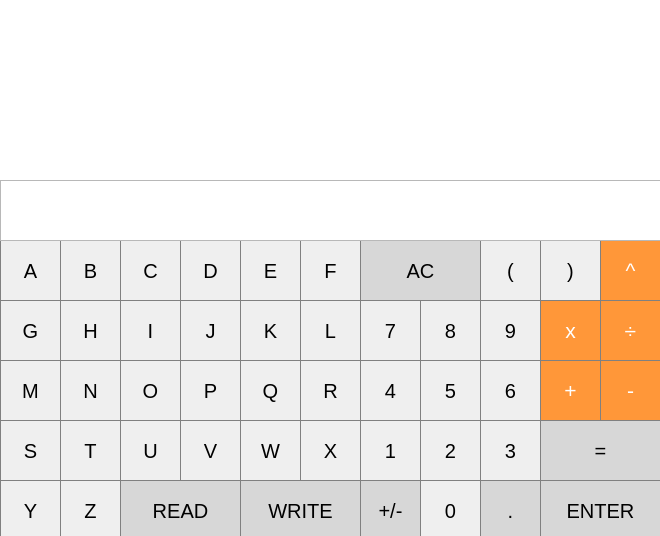
<?xml version="1.0" encoding="UTF-8"?>
<ui version="4.0">
 <class>MainWindow</class>
 <widget class="QMainWindow" name="MainWindow">
  <property name="geometry">
   <rect>
    <x>0</x>
    <y>0</y>
    <width>660</width>
    <height>536</height>
   </rect>
  </property>
  <property name="windowTitle">
   <string>MainWindow</string>
  </property>
  <widget class="QWidget" name="centralWidget">
   <widget class="QPushButton" name="equalsbutton">
    <property name="geometry">
     <rect>
      <x>540</x>
      <y>420</y>
      <width>121</width>
      <height>61</height>
     </rect>
    </property>
    <property name="font">
     <font>
      <pointsize>15</pointsize>
     </font>
    </property>
    <property name="styleSheet">
     <string notr="true">QPushButton {
  background-color: rgb(215, 215, 215);
  border: 1px solid gray;
}</string>
    </property>
    <property name="text">
     <string>=</string>
    </property>
   </widget>
   <widget class="QPushButton" name="readButton">
    <property name="geometry">
     <rect>
      <x>120</x>
      <y>480</y>
      <width>121</width>
      <height>61</height>
     </rect>
    </property>
    <property name="font">
     <font>
      <pointsize>15</pointsize>
     </font>
    </property>
    <property name="styleSheet">
     <string notr="true">QPushButton {
  background-color: rgb(215, 215, 215);
  border: 1px solid gray;
}</string>
    </property>
    <property name="text">
     <string>READ</string>
    </property>
   </widget>
   <widget class="QPushButton" name="writeButton">
    <property name="geometry">
     <rect>
      <x>240</x>
      <y>480</y>
      <width>121</width>
      <height>61</height>
     </rect>
    </property>
    <property name="font">
     <font>
      <pointsize>15</pointsize>
     </font>
    </property>
    <property name="styleSheet">
     <string notr="true">QPushButton {
  background-color: rgb(215, 215, 215);
  border: 1px solid gray;
}</string>
    </property>
    <property name="text">
     <string>WRITE</string>
    </property>
   </widget>
   <widget class="QPushButton" name="button0">
    <property name="geometry">
     <rect>
      <x>420</x>
      <y>480</y>
      <width>61</width>
      <height>61</height>
     </rect>
    </property>
    <property name="font">
     <font>
      <pointsize>15</pointsize>
     </font>
    </property>
    <property name="styleSheet">
     <string notr="true">QPushButton {
   border: 1px solid gray;
}
QPushButton:pressed {
    background-color: qlineargradient(x1: 0, y1: 0, x2: 0, y2: 1,
                                      stop: 0 #dadbde, stop: 1 #f6f7fa);
}</string>
    </property>
    <property name="text">
     <string>0</string>
    </property>
   </widget>
   <widget class="QPushButton" name="dotButton">
    <property name="geometry">
     <rect>
      <x>480</x>
      <y>480</y>
      <width>61</width>
      <height>61</height>
     </rect>
    </property>
    <property name="font">
     <font>
      <pointsize>15</pointsize>
     </font>
    </property>
    <property name="styleSheet">
     <string notr="true">QPushButton {
  background-color: rgb(215, 215, 215);
  border: 1px solid gray;
}</string>
    </property>
    <property name="text">
     <string>.</string>
    </property>
   </widget>
   <widget class="QPushButton" name="buttonZ">
    <property name="geometry">
     <rect>
      <x>60</x>
      <y>480</y>
      <width>61</width>
      <height>61</height>
     </rect>
    </property>
    <property name="font">
     <font>
      <pointsize>15</pointsize>
     </font>
    </property>
    <property name="styleSheet">
     <string notr="true">QPushButton {
   border: 1px solid gray;
}
QPushButton:pressed {
    background-color: qlineargradient(x1: 0, y1: 0, x2: 0, y2: 1,
                                      stop: 0 #dadbde, stop: 1 #f6f7fa);
}</string>
    </property>
    <property name="text">
     <string>Z</string>
    </property>
   </widget>
   <widget class="QPushButton" name="buttonY">
    <property name="geometry">
     <rect>
      <x>0</x>
      <y>480</y>
      <width>61</width>
      <height>61</height>
     </rect>
    </property>
    <property name="font">
     <font>
      <pointsize>15</pointsize>
     </font>
    </property>
    <property name="styleSheet">
     <string notr="true">QPushButton {
   border: 1px solid gray;
}
QPushButton:pressed {
    background-color: qlineargradient(x1: 0, y1: 0, x2: 0, y2: 1,
                                      stop: 0 #dadbde, stop: 1 #f6f7fa);
}</string>
    </property>
    <property name="text">
     <string>Y</string>
    </property>
   </widget>
   <widget class="QPushButton" name="buttonV">
    <property name="geometry">
     <rect>
      <x>180</x>
      <y>420</y>
      <width>61</width>
      <height>61</height>
     </rect>
    </property>
    <property name="font">
     <font>
      <pointsize>15</pointsize>
     </font>
    </property>
    <property name="styleSheet">
     <string notr="true">QPushButton {
   border: 1px solid gray;
}
QPushButton:pressed {
    background-color: qlineargradient(x1: 0, y1: 0, x2: 0, y2: 1,
                                      stop: 0 #dadbde, stop: 1 #f6f7fa);
}</string>
    </property>
    <property name="text">
     <string>V</string>
    </property>
   </widget>
   <widget class="QPushButton" name="buttonS">
    <property name="geometry">
     <rect>
      <x>0</x>
      <y>420</y>
      <width>61</width>
      <height>61</height>
     </rect>
    </property>
    <property name="font">
     <font>
      <pointsize>15</pointsize>
     </font>
    </property>
    <property name="styleSheet">
     <string notr="true">QPushButton {
   border: 1px solid gray;
}
QPushButton:pressed {
    background-color: qlineargradient(x1: 0, y1: 0, x2: 0, y2: 1,
                                      stop: 0 #dadbde, stop: 1 #f6f7fa);
}</string>
    </property>
    <property name="text">
     <string>S</string>
    </property>
   </widget>
   <widget class="QPushButton" name="button2">
    <property name="geometry">
     <rect>
      <x>420</x>
      <y>420</y>
      <width>61</width>
      <height>61</height>
     </rect>
    </property>
    <property name="font">
     <font>
      <pointsize>15</pointsize>
     </font>
    </property>
    <property name="styleSheet">
     <string notr="true">QPushButton {
   border: 1px solid gray;
}
QPushButton:pressed {
    background-color: qlineargradient(x1: 0, y1: 0, x2: 0, y2: 1,
                                      stop: 0 #dadbde, stop: 1 #f6f7fa);
}</string>
    </property>
    <property name="text">
     <string>2</string>
    </property>
   </widget>
   <widget class="QPushButton" name="buttonW">
    <property name="geometry">
     <rect>
      <x>240</x>
      <y>420</y>
      <width>61</width>
      <height>61</height>
     </rect>
    </property>
    <property name="font">
     <font>
      <pointsize>15</pointsize>
     </font>
    </property>
    <property name="styleSheet">
     <string notr="true">QPushButton {
   border: 1px solid gray;
}
QPushButton:pressed {
    background-color: qlineargradient(x1: 0, y1: 0, x2: 0, y2: 1,
                                      stop: 0 #dadbde, stop: 1 #f6f7fa);
}</string>
    </property>
    <property name="text">
     <string>W</string>
    </property>
   </widget>
   <widget class="QPushButton" name="button3">
    <property name="geometry">
     <rect>
      <x>480</x>
      <y>420</y>
      <width>61</width>
      <height>61</height>
     </rect>
    </property>
    <property name="font">
     <font>
      <pointsize>15</pointsize>
     </font>
    </property>
    <property name="styleSheet">
     <string notr="true">QPushButton {
   border: 1px solid gray;
}
QPushButton:pressed {
    background-color: qlineargradient(x1: 0, y1: 0, x2: 0, y2: 1,
                                      stop: 0 #dadbde, stop: 1 #f6f7fa);
}</string>
    </property>
    <property name="text">
     <string>3</string>
    </property>
   </widget>
   <widget class="QPushButton" name="buttonX">
    <property name="geometry">
     <rect>
      <x>300</x>
      <y>420</y>
      <width>61</width>
      <height>61</height>
     </rect>
    </property>
    <property name="font">
     <font>
      <pointsize>15</pointsize>
     </font>
    </property>
    <property name="styleSheet">
     <string notr="true">QPushButton {
   border: 1px solid gray;
}
QPushButton:pressed {
    background-color: qlineargradient(x1: 0, y1: 0, x2: 0, y2: 1,
                                      stop: 0 #dadbde, stop: 1 #f6f7fa);
}</string>
    </property>
    <property name="text">
     <string>X</string>
    </property>
   </widget>
   <widget class="QPushButton" name="buttonT">
    <property name="geometry">
     <rect>
      <x>60</x>
      <y>420</y>
      <width>61</width>
      <height>61</height>
     </rect>
    </property>
    <property name="font">
     <font>
      <pointsize>15</pointsize>
     </font>
    </property>
    <property name="styleSheet">
     <string notr="true">QPushButton {
   border: 1px solid gray;
}
QPushButton:pressed {
    background-color: qlineargradient(x1: 0, y1: 0, x2: 0, y2: 1,
                                      stop: 0 #dadbde, stop: 1 #f6f7fa);
}</string>
    </property>
    <property name="text">
     <string>T</string>
    </property>
   </widget>
   <widget class="QPushButton" name="buttonU">
    <property name="geometry">
     <rect>
      <x>120</x>
      <y>420</y>
      <width>61</width>
      <height>61</height>
     </rect>
    </property>
    <property name="font">
     <font>
      <pointsize>15</pointsize>
     </font>
    </property>
    <property name="styleSheet">
     <string notr="true">QPushButton {
   border: 1px solid gray;
}
QPushButton:pressed {
    background-color: qlineargradient(x1: 0, y1: 0, x2: 0, y2: 1,
                                      stop: 0 #dadbde, stop: 1 #f6f7fa);
}</string>
    </property>
    <property name="text">
     <string>U</string>
    </property>
   </widget>
   <widget class="QPushButton" name="minusButton">
    <property name="geometry">
     <rect>
      <x>600</x>
      <y>360</y>
      <width>61</width>
      <height>61</height>
     </rect>
    </property>
    <property name="font">
     <font>
      <pointsize>16</pointsize>
     </font>
    </property>
    <property name="styleSheet">
     <string notr="true">QPushButton {
  background-color: rgb(255, 151, 57);
  color: white; 
  border: 1px solid gray;
}</string>
    </property>
    <property name="text">
     <string>-</string>
    </property>
   </widget>
   <widget class="QPushButton" name="button1">
    <property name="geometry">
     <rect>
      <x>360</x>
      <y>420</y>
      <width>61</width>
      <height>61</height>
     </rect>
    </property>
    <property name="font">
     <font>
      <pointsize>15</pointsize>
     </font>
    </property>
    <property name="whatsThis">
     <string>&lt;html&gt;&lt;head/&gt;&lt;body&gt;&lt;p&gt;&lt;br/&gt;&lt;/p&gt;&lt;/body&gt;&lt;/html&gt;</string>
    </property>
    <property name="styleSheet">
     <string notr="true">QPushButton {
   border: 1px solid gray;
}
QPushButton:pressed {
    background-color: qlineargradient(x1: 0, y1: 0, x2: 0, y2: 1,
                                      stop: 0 #dadbde, stop: 1 #f6f7fa);
}</string>
    </property>
    <property name="text">
     <string>1</string>
    </property>
   </widget>
   <widget class="QPushButton" name="buttonP">
    <property name="geometry">
     <rect>
      <x>180</x>
      <y>360</y>
      <width>61</width>
      <height>61</height>
     </rect>
    </property>
    <property name="font">
     <font>
      <pointsize>15</pointsize>
     </font>
    </property>
    <property name="styleSheet">
     <string notr="true">QPushButton {
   border: 1px solid gray;
}
QPushButton:pressed {
    background-color: qlineargradient(x1: 0, y1: 0, x2: 0, y2: 1,
                                      stop: 0 #dadbde, stop: 1 #f6f7fa);
}</string>
    </property>
    <property name="text">
     <string>P</string>
    </property>
   </widget>
   <widget class="QPushButton" name="buttonM">
    <property name="geometry">
     <rect>
      <x>0</x>
      <y>360</y>
      <width>61</width>
      <height>61</height>
     </rect>
    </property>
    <property name="font">
     <font>
      <pointsize>15</pointsize>
     </font>
    </property>
    <property name="styleSheet">
     <string notr="true">QPushButton {
   border: 1px solid gray;
}
QPushButton:pressed {
    background-color: qlineargradient(x1: 0, y1: 0, x2: 0, y2: 1,
                                      stop: 0 #dadbde, stop: 1 #f6f7fa);
}</string>
    </property>
    <property name="text">
     <string>M</string>
    </property>
   </widget>
   <widget class="QPushButton" name="button5">
    <property name="geometry">
     <rect>
      <x>420</x>
      <y>360</y>
      <width>61</width>
      <height>61</height>
     </rect>
    </property>
    <property name="font">
     <font>
      <pointsize>15</pointsize>
     </font>
    </property>
    <property name="styleSheet">
     <string notr="true">QPushButton {
   border: 1px solid gray;
}
QPushButton:pressed {
    background-color: qlineargradient(x1: 0, y1: 0, x2: 0, y2: 1,
                                      stop: 0 #dadbde, stop: 1 #f6f7fa);
}</string>
    </property>
    <property name="text">
     <string>5</string>
    </property>
   </widget>
   <widget class="QPushButton" name="buttonQ">
    <property name="geometry">
     <rect>
      <x>240</x>
      <y>360</y>
      <width>61</width>
      <height>61</height>
     </rect>
    </property>
    <property name="font">
     <font>
      <pointsize>15</pointsize>
     </font>
    </property>
    <property name="styleSheet">
     <string notr="true">QPushButton {
   border: 1px solid gray;
}
QPushButton:pressed {
    background-color: qlineargradient(x1: 0, y1: 0, x2: 0, y2: 1,
                                      stop: 0 #dadbde, stop: 1 #f6f7fa);
}</string>
    </property>
    <property name="text">
     <string>Q</string>
    </property>
   </widget>
   <widget class="QPushButton" name="button6">
    <property name="geometry">
     <rect>
      <x>480</x>
      <y>360</y>
      <width>61</width>
      <height>61</height>
     </rect>
    </property>
    <property name="font">
     <font>
      <pointsize>15</pointsize>
     </font>
    </property>
    <property name="styleSheet">
     <string notr="true">QPushButton {
   border: 1px solid gray;
}
QPushButton:pressed {
    background-color: qlineargradient(x1: 0, y1: 0, x2: 0, y2: 1,
                                      stop: 0 #dadbde, stop: 1 #f6f7fa);
}</string>
    </property>
    <property name="text">
     <string>6</string>
    </property>
   </widget>
   <widget class="QPushButton" name="buttonR">
    <property name="geometry">
     <rect>
      <x>300</x>
      <y>360</y>
      <width>61</width>
      <height>61</height>
     </rect>
    </property>
    <property name="font">
     <font>
      <pointsize>15</pointsize>
     </font>
    </property>
    <property name="styleSheet">
     <string notr="true">QPushButton {
   border: 1px solid gray;
}
QPushButton:pressed {
    background-color: qlineargradient(x1: 0, y1: 0, x2: 0, y2: 1,
                                      stop: 0 #dadbde, stop: 1 #f6f7fa);
}</string>
    </property>
    <property name="text">
     <string>R</string>
    </property>
   </widget>
   <widget class="QPushButton" name="buttonN">
    <property name="geometry">
     <rect>
      <x>60</x>
      <y>360</y>
      <width>61</width>
      <height>61</height>
     </rect>
    </property>
    <property name="font">
     <font>
      <pointsize>15</pointsize>
     </font>
    </property>
    <property name="styleSheet">
     <string notr="true">QPushButton {
   border: 1px solid gray;
}
QPushButton:pressed {
    background-color: qlineargradient(x1: 0, y1: 0, x2: 0, y2: 1,
                                      stop: 0 #dadbde, stop: 1 #f6f7fa);
}</string>
    </property>
    <property name="text">
     <string>N</string>
    </property>
   </widget>
   <widget class="QPushButton" name="buttonO">
    <property name="geometry">
     <rect>
      <x>120</x>
      <y>360</y>
      <width>61</width>
      <height>61</height>
     </rect>
    </property>
    <property name="font">
     <font>
      <pointsize>15</pointsize>
     </font>
    </property>
    <property name="styleSheet">
     <string notr="true">QPushButton {
   border: 1px solid gray;
}
QPushButton:pressed {
    background-color: qlineargradient(x1: 0, y1: 0, x2: 0, y2: 1,
                                      stop: 0 #dadbde, stop: 1 #f6f7fa);
}</string>
    </property>
    <property name="text">
     <string>O</string>
    </property>
   </widget>
   <widget class="QPushButton" name="plusButton">
    <property name="geometry">
     <rect>
      <x>540</x>
      <y>360</y>
      <width>61</width>
      <height>61</height>
     </rect>
    </property>
    <property name="font">
     <font>
      <pointsize>16</pointsize>
     </font>
    </property>
    <property name="styleSheet">
     <string notr="true">QPushButton {
  background-color: rgb(255, 151, 57);
  color: white; 
  border: 1px solid gray;
}</string>
    </property>
    <property name="text">
     <string>+</string>
    </property>
   </widget>
   <widget class="QPushButton" name="button4">
    <property name="geometry">
     <rect>
      <x>360</x>
      <y>360</y>
      <width>61</width>
      <height>61</height>
     </rect>
    </property>
    <property name="font">
     <font>
      <pointsize>15</pointsize>
     </font>
    </property>
    <property name="styleSheet">
     <string notr="true">QPushButton {
   border: 1px solid gray;
}
QPushButton:pressed {
    background-color: qlineargradient(x1: 0, y1: 0, x2: 0, y2: 1,
                                      stop: 0 #dadbde, stop: 1 #f6f7fa);
}</string>
    </property>
    <property name="text">
     <string>4</string>
    </property>
   </widget>
   <widget class="QPushButton" name="buttonG">
    <property name="geometry">
     <rect>
      <x>0</x>
      <y>300</y>
      <width>61</width>
      <height>61</height>
     </rect>
    </property>
    <property name="font">
     <font>
      <pointsize>15</pointsize>
     </font>
    </property>
    <property name="styleSheet">
     <string notr="true">QPushButton {
   border: 1px solid gray;
}
QPushButton:pressed {
    background-color: qlineargradient(x1: 0, y1: 0, x2: 0, y2: 1,
                                      stop: 0 #dadbde, stop: 1 #f6f7fa);
}</string>
    </property>
    <property name="text">
     <string>G</string>
    </property>
   </widget>
   <widget class="QPushButton" name="buttonB">
    <property name="geometry">
     <rect>
      <x>60</x>
      <y>240</y>
      <width>61</width>
      <height>61</height>
     </rect>
    </property>
    <property name="font">
     <font>
      <pointsize>15</pointsize>
     </font>
    </property>
    <property name="styleSheet">
     <string notr="true">QPushButton {
   border: 1px solid gray;
}
QPushButton:pressed {
    background-color: qlineargradient(x1: 0, y1: 0, x2: 0, y2: 1,
                                      stop: 0 #dadbde, stop: 1 #f6f7fa);
}</string>
    </property>
    <property name="text">
     <string>B</string>
    </property>
   </widget>
   <widget class="QPushButton" name="buttonK">
    <property name="geometry">
     <rect>
      <x>240</x>
      <y>300</y>
      <width>61</width>
      <height>61</height>
     </rect>
    </property>
    <property name="font">
     <font>
      <pointsize>15</pointsize>
     </font>
    </property>
    <property name="styleSheet">
     <string notr="true">QPushButton {
   border: 1px solid gray;
}
QPushButton:pressed {
    background-color: qlineargradient(x1: 0, y1: 0, x2: 0, y2: 1,
                                      stop: 0 #dadbde, stop: 1 #f6f7fa);
}</string>
    </property>
    <property name="text">
     <string>K</string>
    </property>
   </widget>
   <widget class="QPushButton" name="parenLeftButton">
    <property name="geometry">
     <rect>
      <x>480</x>
      <y>240</y>
      <width>61</width>
      <height>61</height>
     </rect>
    </property>
    <property name="font">
     <font>
      <pointsize>15</pointsize>
     </font>
    </property>
    <property name="styleSheet">
     <string notr="true">QPushButton {
   border: 1px solid gray;
}
QPushButton:pressed {
    background-color: qlineargradient(x1: 0, y1: 0, x2: 0, y2: 1,
                                      stop: 0 #dadbde, stop: 1 #f6f7fa);
}</string>
    </property>
    <property name="text">
     <string>(</string>
    </property>
   </widget>
   <widget class="QPushButton" name="buttonD">
    <property name="geometry">
     <rect>
      <x>180</x>
      <y>240</y>
      <width>61</width>
      <height>61</height>
     </rect>
    </property>
    <property name="font">
     <font>
      <pointsize>15</pointsize>
     </font>
    </property>
    <property name="styleSheet">
     <string notr="true">QPushButton {
   border: 1px solid gray;
}
QPushButton:pressed {
    background-color: qlineargradient(x1: 0, y1: 0, x2: 0, y2: 1,
                                      stop: 0 #dadbde, stop: 1 #f6f7fa);
}</string>
    </property>
    <property name="text">
     <string>D</string>
    </property>
   </widget>
   <widget class="QPushButton" name="button9">
    <property name="geometry">
     <rect>
      <x>480</x>
      <y>300</y>
      <width>61</width>
      <height>61</height>
     </rect>
    </property>
    <property name="font">
     <font>
      <pointsize>15</pointsize>
     </font>
    </property>
    <property name="styleSheet">
     <string notr="true">QPushButton {
   border: 1px solid gray;
}
QPushButton:pressed {
    background-color: qlineargradient(x1: 0, y1: 0, x2: 0, y2: 1,
                                      stop: 0 #dadbde, stop: 1 #f6f7fa);
}</string>
    </property>
    <property name="text">
     <string>9</string>
    </property>
   </widget>
   <widget class="QPushButton" name="multButton">
    <property name="geometry">
     <rect>
      <x>540</x>
      <y>300</y>
      <width>61</width>
      <height>61</height>
     </rect>
    </property>
    <property name="font">
     <font>
      <pointsize>16</pointsize>
     </font>
    </property>
    <property name="styleSheet">
     <string notr="true">QPushButton {
  background-color: rgb(255, 151, 57);
  color: white; 
  border: 1px solid gray;
}</string>
    </property>
    <property name="text">
     <string>x</string>
    </property>
   </widget>
   <widget class="QPushButton" name="parenRightButton">
    <property name="geometry">
     <rect>
      <x>540</x>
      <y>240</y>
      <width>61</width>
      <height>61</height>
     </rect>
    </property>
    <property name="font">
     <font>
      <pointsize>15</pointsize>
     </font>
    </property>
    <property name="styleSheet">
     <string notr="true">QPushButton {
   border: 1px solid gray;
}
QPushButton:pressed {
    background-color: qlineargradient(x1: 0, y1: 0, x2: 0, y2: 1,
                                      stop: 0 #dadbde, stop: 1 #f6f7fa);
}</string>
    </property>
    <property name="text">
     <string>)</string>
    </property>
   </widget>
   <widget class="QPushButton" name="buttonI">
    <property name="geometry">
     <rect>
      <x>120</x>
      <y>300</y>
      <width>61</width>
      <height>61</height>
     </rect>
    </property>
    <property name="font">
     <font>
      <pointsize>15</pointsize>
     </font>
    </property>
    <property name="styleSheet">
     <string notr="true">QPushButton {
   border: 1px solid gray;
}
QPushButton:pressed {
    background-color: qlineargradient(x1: 0, y1: 0, x2: 0, y2: 1,
                                      stop: 0 #dadbde, stop: 1 #f6f7fa);
}</string>
    </property>
    <property name="text">
     <string>I</string>
    </property>
   </widget>
   <widget class="QPushButton" name="buttonL">
    <property name="geometry">
     <rect>
      <x>300</x>
      <y>300</y>
      <width>61</width>
      <height>61</height>
     </rect>
    </property>
    <property name="font">
     <font>
      <pointsize>15</pointsize>
     </font>
    </property>
    <property name="styleSheet">
     <string notr="true">QPushButton {
   border: 1px solid gray;
}
QPushButton:pressed {
    background-color: qlineargradient(x1: 0, y1: 0, x2: 0, y2: 1,
                                      stop: 0 #dadbde, stop: 1 #f6f7fa);
}</string>
    </property>
    <property name="text">
     <string>L</string>
    </property>
   </widget>
   <widget class="QPushButton" name="buttonC">
    <property name="geometry">
     <rect>
      <x>120</x>
      <y>240</y>
      <width>61</width>
      <height>61</height>
     </rect>
    </property>
    <property name="font">
     <font>
      <pointsize>15</pointsize>
     </font>
    </property>
    <property name="styleSheet">
     <string notr="true">QPushButton {
   border: 1px solid gray;
}
QPushButton:pressed {
    background-color: qlineargradient(x1: 0, y1: 0, x2: 0, y2: 1,
                                      stop: 0 #dadbde, stop: 1 #f6f7fa);
}</string>
    </property>
    <property name="text">
     <string>C</string>
    </property>
   </widget>
   <widget class="QPushButton" name="button7">
    <property name="geometry">
     <rect>
      <x>360</x>
      <y>300</y>
      <width>61</width>
      <height>61</height>
     </rect>
    </property>
    <property name="font">
     <font>
      <pointsize>15</pointsize>
     </font>
    </property>
    <property name="styleSheet">
     <string notr="true">QPushButton {
   border: 1px solid gray;
}
QPushButton:pressed {
    background-color: qlineargradient(x1: 0, y1: 0, x2: 0, y2: 1,
                                      stop: 0 #dadbde, stop: 1 #f6f7fa);
}</string>
    </property>
    <property name="text">
     <string>7</string>
    </property>
   </widget>
   <widget class="QPushButton" name="button8">
    <property name="geometry">
     <rect>
      <x>420</x>
      <y>300</y>
      <width>61</width>
      <height>61</height>
     </rect>
    </property>
    <property name="font">
     <font>
      <pointsize>15</pointsize>
     </font>
    </property>
    <property name="styleSheet">
     <string notr="true">QPushButton {
   border: 1px solid gray;
}
QPushButton:pressed {
    background-color: qlineargradient(x1: 0, y1: 0, x2: 0, y2: 1,
                                      stop: 0 #dadbde, stop: 1 #f6f7fa);
}</string>
    </property>
    <property name="text">
     <string>8</string>
    </property>
   </widget>
   <widget class="QPushButton" name="buttonJ">
    <property name="geometry">
     <rect>
      <x>180</x>
      <y>300</y>
      <width>61</width>
      <height>61</height>
     </rect>
    </property>
    <property name="font">
     <font>
      <pointsize>15</pointsize>
     </font>
    </property>
    <property name="styleSheet">
     <string notr="true">QPushButton {
   border: 1px solid gray;
}
QPushButton:pressed {
    background-color: qlineargradient(x1: 0, y1: 0, x2: 0, y2: 1,
                                      stop: 0 #dadbde, stop: 1 #f6f7fa);
}</string>
    </property>
    <property name="text">
     <string>J</string>
    </property>
   </widget>
   <widget class="QPushButton" name="buttonA">
    <property name="geometry">
     <rect>
      <x>0</x>
      <y>240</y>
      <width>61</width>
      <height>61</height>
     </rect>
    </property>
    <property name="font">
     <font>
      <pointsize>15</pointsize>
     </font>
    </property>
    <property name="styleSheet">
     <string notr="true">QPushButton {
   border: 1px solid gray;
}
QPushButton:pressed {
    background-color: qlineargradient(x1: 0, y1: 0, x2: 0, y2: 1,
                                      stop: 0 #dadbde, stop: 1 #f6f7fa);
}</string>
    </property>
    <property name="text">
     <string>A</string>
    </property>
   </widget>
   <widget class="QPushButton" name="buttonE">
    <property name="geometry">
     <rect>
      <x>240</x>
      <y>240</y>
      <width>61</width>
      <height>61</height>
     </rect>
    </property>
    <property name="font">
     <font>
      <pointsize>15</pointsize>
     </font>
    </property>
    <property name="styleSheet">
     <string notr="true">QPushButton {
   border: 1px solid gray;
}
QPushButton:pressed {
    background-color: qlineargradient(x1: 0, y1: 0, x2: 0, y2: 1,
                                      stop: 0 #dadbde, stop: 1 #f6f7fa);
}</string>
    </property>
    <property name="text">
     <string>E</string>
    </property>
   </widget>
   <widget class="QPushButton" name="buttonF">
    <property name="geometry">
     <rect>
      <x>300</x>
      <y>240</y>
      <width>61</width>
      <height>61</height>
     </rect>
    </property>
    <property name="font">
     <font>
      <pointsize>15</pointsize>
     </font>
    </property>
    <property name="styleSheet">
     <string notr="true">QPushButton {
   border: 1px solid gray;
}
QPushButton:pressed {
    background-color: qlineargradient(x1: 0, y1: 0, x2: 0, y2: 1,
                                      stop: 0 #dadbde, stop: 1 #f6f7fa);
}</string>
    </property>
    <property name="text">
     <string>F</string>
    </property>
   </widget>
   <widget class="QPushButton" name="clearButton">
    <property name="geometry">
     <rect>
      <x>360</x>
      <y>240</y>
      <width>121</width>
      <height>61</height>
     </rect>
    </property>
    <property name="font">
     <font>
      <pointsize>15</pointsize>
     </font>
    </property>
    <property name="styleSheet">
     <string notr="true">QPushButton {
  background-color: rgb(215, 215, 215);
  border: 1px solid gray;
}</string>
    </property>
    <property name="text">
     <string>AC</string>
    </property>
   </widget>
   <widget class="QPushButton" name="buttonH">
    <property name="geometry">
     <rect>
      <x>60</x>
      <y>300</y>
      <width>61</width>
      <height>61</height>
     </rect>
    </property>
    <property name="font">
     <font>
      <pointsize>15</pointsize>
     </font>
    </property>
    <property name="styleSheet">
     <string notr="true">QPushButton {
   border: 1px solid gray;
}
QPushButton:pressed {
    background-color: qlineargradient(x1: 0, y1: 0, x2: 0, y2: 1,
                                      stop: 0 #dadbde, stop: 1 #f6f7fa);
}</string>
    </property>
    <property name="text">
     <string>H</string>
    </property>
   </widget>
   <widget class="QPushButton" name="divButton">
    <property name="geometry">
     <rect>
      <x>600</x>
      <y>300</y>
      <width>61</width>
      <height>61</height>
     </rect>
    </property>
    <property name="font">
     <font>
      <pointsize>16</pointsize>
     </font>
    </property>
    <property name="styleSheet">
     <string notr="true">QPushButton {
  background-color: rgb(255, 151, 57);
  color: white; 
  border: 1px solid gray;
}</string>
    </property>
    <property name="text">
     <string>÷</string>
    </property>
   </widget>
   <widget class="QPushButton" name="powerButton">
    <property name="geometry">
     <rect>
      <x>600</x>
      <y>240</y>
      <width>61</width>
      <height>61</height>
     </rect>
    </property>
    <property name="font">
     <font>
      <pointsize>16</pointsize>
     </font>
    </property>
    <property name="styleSheet">
     <string notr="true">QPushButton {
  background-color: rgb(255, 151, 57);
  color: white; 
  border: 1px solid gray;
}</string>
    </property>
    <property name="text">
     <string>^</string>
    </property>
   </widget>
   <widget class="QTextBrowser" name="textBrowser">
    <property name="geometry">
     <rect>
      <x>0</x>
      <y>0</y>
      <width>661</width>
      <height>241</height>
     </rect>
    </property>
    <property name="font">
     <font>
      <family>Tahoma</family>
      <pointsize>27</pointsize>
     </font>
    </property>
    <property name="styleSheet">
     <string notr="true">QTextBrowser {
  border: 1px solid gray;
  background-color : rgb(30, 30, 30);
  color: rgb(250, 250, 250);
}

background-color : rgb(30, 30, 30);</string>
    </property>
    <property name="frameShape">
     <enum>QFrame::NoFrame</enum>
    </property>
   </widget>
   <widget class="QPushButton" name="enterButton">
    <property name="geometry">
     <rect>
      <x>540</x>
      <y>480</y>
      <width>121</width>
      <height>61</height>
     </rect>
    </property>
    <property name="font">
     <font>
      <pointsize>15</pointsize>
     </font>
    </property>
    <property name="styleSheet">
     <string notr="true">QPushButton {
  background-color: rgb(215, 215, 215);
  border: 1px solid gray;
}</string>
    </property>
    <property name="text">
     <string>ENTER</string>
    </property>
   </widget>
   <widget class="QPushButton" name="signButton">
    <property name="geometry">
     <rect>
      <x>360</x>
      <y>480</y>
      <width>61</width>
      <height>61</height>
     </rect>
    </property>
    <property name="font">
     <font>
      <pointsize>15</pointsize>
     </font>
    </property>
    <property name="styleSheet">
     <string notr="true">QPushButton {
  background-color: rgb(215, 215, 215);
  border: 1px solid gray;
}</string>
    </property>
    <property name="text">
     <string>+/-</string>
    </property>
   </widget>
   <widget class="QLabel" name="answerlabel">
    <property name="geometry">
     <rect>
      <x>0</x>
      <y>180</y>
      <width>661</width>
      <height>61</height>
     </rect>
    </property>
    <property name="font">
     <font>
      <family>Tahoma</family>
      <pointsize>27</pointsize>
      <stylestrategy>PreferDefault</stylestrategy>
      <kerning>true</kerning>
     </font>
    </property>
    <property name="layoutDirection">
     <enum>Qt::RightToLeft</enum>
    </property>
    <property name="styleSheet">
     <string notr="true">QLabel {
  qproperty-alignment: 'AlignVCenter | AlignRight';
  border: 1px solid gray;
  background-color : rgb(30, 30, 30);
  color: rgb(250, 250, 250);
}

background-color : rgb(30, 30, 30);</string>
    </property>
    <property name="frameShape">
     <enum>QFrame::StyledPanel</enum>
    </property>
    <property name="text">
     <string/>
    </property>
   </widget>
  </widget>
 </widget>
 <layoutdefault spacing="6" margin="11"/>
 <resources/>
 <connections/>
</ui>
